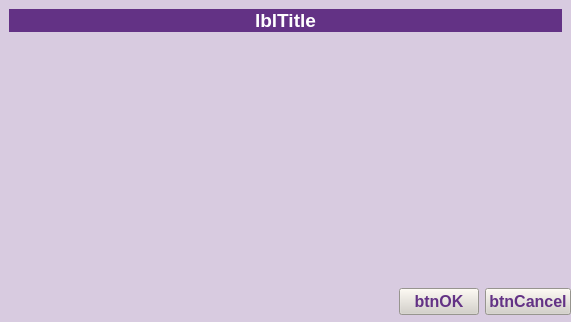
<?xml version="1.0" encoding="UTF-8"?>
<ui version="4.0">
 <class>MFormInput</class>
 <widget class="QWidget" name="MFormInput">
  <property name="geometry">
   <rect>
    <x>0</x>
    <y>0</y>
    <width>571</width>
    <height>322</height>
   </rect>
  </property>
  <property name="sizePolicy">
   <sizepolicy hsizetype="Fixed" vsizetype="Fixed">
    <horstretch>0</horstretch>
    <verstretch>0</verstretch>
   </sizepolicy>
  </property>
  <property name="minimumSize">
   <size>
    <width>500</width>
    <height>125</height>
   </size>
  </property>
  <property name="windowTitle">
   <string>Form</string>
  </property>
  <property name="styleSheet">
   <string>
color: rgb(99, 50, 133);
background-color: rgb(216, 203, 224);
</string>
  </property>
  <layout class="QVBoxLayout" name="verticalLayout_3">
   <property name="spacing">
    <number>6</number>
   </property>
   <property name="margin">
    <number>0</number>
   </property>
   <item>
    <widget class="QFrame" name="frTitle">
     <property name="styleSheet">
      <string/>
     </property>
     <property name="frameShape">
      <enum>QFrame::NoFrame</enum>
     </property>
     <property name="frameShadow">
      <enum>QFrame::Sunken</enum>
     </property>
     <property name="lineWidth">
      <number>2</number>
     </property>
     <layout class="QVBoxLayout" name="verticalLayout_2">
      <item>
       <widget class="QLabel" name="lblTitle">
        <property name="sizePolicy">
         <sizepolicy hsizetype="Preferred" vsizetype="Preferred">
          <horstretch>0</horstretch>
          <verstretch>1</verstretch>
         </sizepolicy>
        </property>
        <property name="font">
         <font>
          <family>MS Sans Serif</family>
          <pointsize>14</pointsize>
          <weight>75</weight>
          <bold>true</bold>
         </font>
        </property>
        <property name="styleSheet">
         <string>
color: rgb(255, 255, 255);
background-color: rgb(99, 50, 133);
</string>
        </property>
        <property name="frameShape">
         <enum>QFrame::NoFrame</enum>
        </property>
        <property name="frameShadow">
         <enum>QFrame::Sunken</enum>
        </property>
        <property name="text">
         <string notr="true">lblTitle</string>
        </property>
        <property name="textFormat">
         <enum>Qt::LogText</enum>
        </property>
        <property name="scaledContents">
         <bool>true</bool>
        </property>
        <property name="alignment">
         <set>Qt::AlignCenter</set>
        </property>
        <property name="wordWrap">
         <bool>true</bool>
        </property>
        <property name="margin">
         <number>0</number>
        </property>
       </widget>
      </item>
     </layout>
    </widget>
   </item>
   <item>
    <widget class="QFrame" name="frBody">
     <property name="frameShape">
      <enum>QFrame::NoFrame</enum>
     </property>
     <property name="frameShadow">
      <enum>QFrame::Sunken</enum>
     </property>
     <layout class="QVBoxLayout" name="verticalLayout">
      <property name="margin">
       <number>0</number>
      </property>
      <item>
       <widget class="QFrame" name="frInputFrame">
        <property name="enabled">
         <bool>true</bool>
        </property>
        <property name="sizePolicy">
         <sizepolicy hsizetype="Preferred" vsizetype="Expanding">
          <horstretch>0</horstretch>
          <verstretch>4</verstretch>
         </sizepolicy>
        </property>
        <property name="frameShape">
         <enum>QFrame::NoFrame</enum>
        </property>
        <property name="frameShadow">
         <enum>QFrame::Raised</enum>
        </property>
       </widget>
      </item>
      <item>
       <widget class="QFrame" name="frame">
        <property name="minimumSize">
         <size>
          <width>400</width>
          <height>40</height>
         </size>
        </property>
        <property name="frameShape">
         <enum>QFrame::NoFrame</enum>
        </property>
        <property name="frameShadow">
         <enum>QFrame::Raised</enum>
        </property>
        <layout class="QHBoxLayout" name="horizontalLayout_2">
         <property name="spacing">
          <number>6</number>
         </property>
         <property name="margin">
          <number>0</number>
         </property>
         <item>
          <spacer name="horizontalSpacer">
           <property name="orientation">
            <enum>Qt::Horizontal</enum>
           </property>
           <property name="sizeHint" stdset="0">
            <size>
             <width>243</width>
             <height>20</height>
            </size>
           </property>
          </spacer>
         </item>
         <item>
          <widget class="QPushButton" name="btnOK">
           <property name="font">
            <font>
             <family>MS Sans Serif</family>
             <pointsize>12</pointsize>
             <weight>75</weight>
             <bold>true</bold>
            </font>
           </property>
           <property name="focusPolicy">
            <enum>Qt::NoFocus</enum>
           </property>
           <property name="styleSheet">
            <string>background-color: rgb(212, 208, 200);</string>
           </property>
           <property name="text">
            <string>btnOK</string>
           </property>
          </widget>
         </item>
         <item>
          <widget class="QPushButton" name="btnCancel">
           <property name="font">
            <font>
             <family>MS Sans Serif</family>
             <pointsize>12</pointsize>
             <weight>75</weight>
             <bold>true</bold>
            </font>
           </property>
           <property name="focusPolicy">
            <enum>Qt::NoFocus</enum>
           </property>
           <property name="styleSheet">
            <string>background-color: rgb(212, 208, 200);</string>
           </property>
           <property name="text">
            <string>btnCancel</string>
           </property>
          </widget>
         </item>
        </layout>
       </widget>
      </item>
     </layout>
    </widget>
   </item>
  </layout>
 </widget>
 <resources/>
 <connections/>
</ui>
